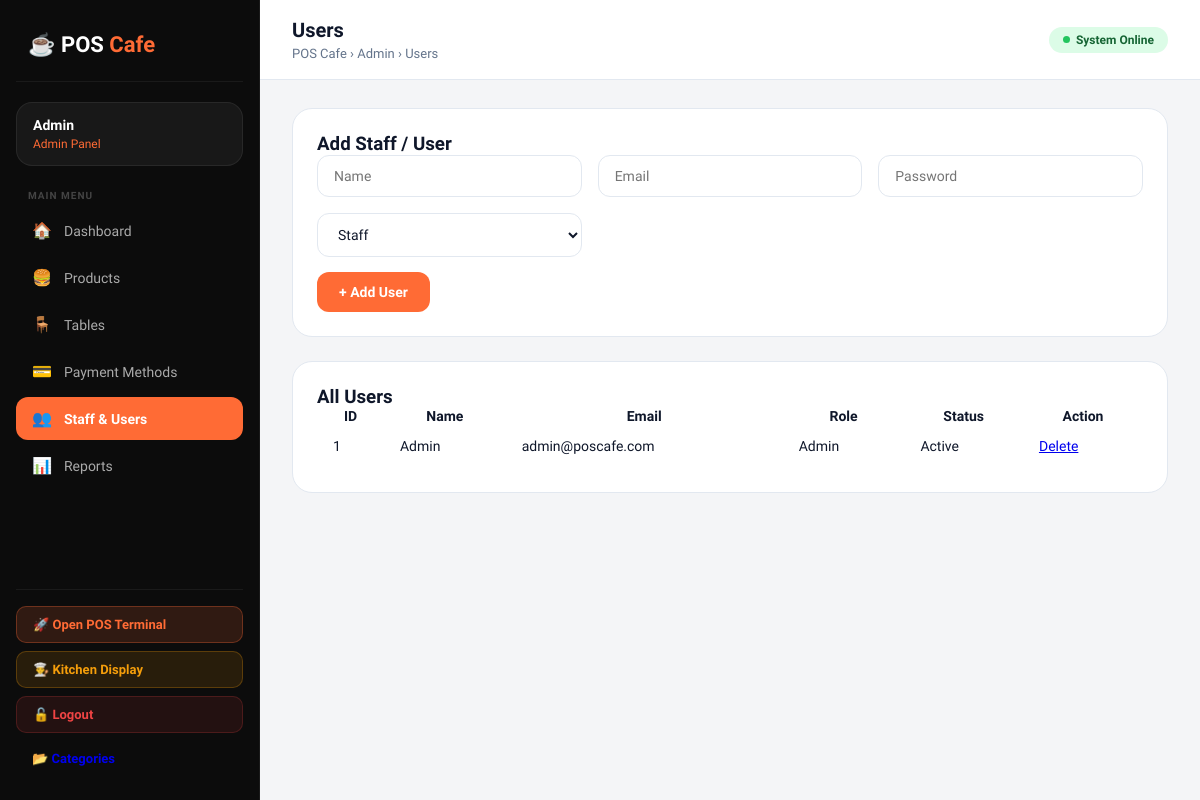
The page /admin/users.php (signed in) on the database its author committed.
### tables this page shows
CREATE TABLE `users` (
  `id` int(11) NOT NULL AUTO_INCREMENT,
  `name` varchar(100) NOT NULL,
  `email` varchar(120) NOT NULL,
  `password` varchar(255) NOT NULL,
  `role` enum('admin','staff') DEFAULT 'admin',
  `status` enum('active','inactive') DEFAULT 'active',
  `created_at` timestamp NOT NULL DEFAULT current_timestamp(),
  PRIMARY KEY (`id`),
  UNIQUE KEY `email` (`email`)
);

### admin/users.php (the view, shortened to what this page needs)
<?php
include("../config/db.php");
include("layout/header.php");
$users = mysqli_query($conn, "SELECT * FROM users ORDER BY id DESC");
?>
<div class="panel">
    <h3>Add Staff / User</h3>
    <form method="POST">
        <div class="form-grid">
            <input type="text" name="name" placeholder="Name" required>
            <input type="email" name="email" placeholder="Email" required>
            <input type="password" name="password" placeholder="Password" required>
            <select name="role">
                <option value="staff">Staff</option>
            </select>
        </div>
        <div style="margin-top:15px;">
            <button class="btn-primary" name="add_user">+ Add User</button>
        </div>
    </form>
</div>
<div class="panel">
    <h3>All Users</h3>
    <table>
        <tr>
            <th>ID</th>
            <th>Name</th>
            <th>Email</th>
            <th>Role</th>
            <th>Status</th>
            <th>Action</th>
        </tr>
        <?php while($u = mysqli_fetch_assoc($users)) { ?>
        <tr>
            <td><?php echo $u['id']; ?></td>
            <td><?php echo htmlspecialchars($u['name']); ?></td>
            <td><?php echo htmlspecialchars($u['email']); ?></td>
            <td><?php echo ucfirst($u['role']); ?></td>
            <td><?php echo ucfirst($u['status']); ?></td>
            <td>
                <a href="delete_user.php?id=<?php echo $u['id']; ?>"
                   class="action-btn delete-btn"
                   onclick="return confirm('Delete user?')">Delete</a>
            </td>
        </tr>
        <?php } ?>
    </table>
</div>
<?php include("layout/footer.php"); ?>

### admin/layout/header.php (style rules this page uses)
*, *::before, *::after { margin: 0; padding: 0; box-sizing: border-box; }
:root { --primary: #FF6B35; --primary-dark: #E85520; --sidebar-bg: #0C0C0C; --sidebar-border: rgba(255,255,255,0.06); --main-bg: #F4F5F7; --card-bg: #FFFFFF; --text-dark: #0F172A; --text-muted: #64748B; --border: #E2E8F0; --success: #10B981; --danger: #EF4444; --warning: #F59E0B; }
body { font-family: 'Sora', sans-serif; background: var(--main-bg); color: var(--text-dark); }
.panel { background: var(--card-bg); border: 1px solid var(--border); border-radius: 20px; padding: 24px; margin-bottom: 24px; }
.form-grid { display: grid; grid-template-columns: repeat(auto-fit, minmax(220px, 1fr)); gap: 16px; }
input, select, textarea { padding: 12px 16px; border: 1px solid var(--border); border-radius: 12px; font-family: 'Sora', sans-serif; font-size: 14px; color: var(--text-dark); background: white; transition: all 0.2s ease; width: 100%; }
.btn-primary { background: var(--primary); color: white; border: none; padding: 12px 22px; border-radius: 12px; font-family: 'Sora', sans-serif; font-size: 14px; font-weight: 600; cursor: pointer; transition: all 0.2s ease; display: inline-flex; align-items: center; gap: 8px; }
table { width: 100%; border-collapse: collapse; font-size: 14px; }
table tbody td { padding: 14px 16px; border-bottom: 1px solid #F1F5F9; color: var(--text-dark); }
table tbody tr:last-child td { border-bottom: none; }

### rows shown on the page
users: id "1", name "Admin", email "admin@poscafe.com", role "Admin", status "Active"

### other values the page prints
$user_name "Admin"
$user_role "Admin"
$item['icon'] "🏠"
$item['label'] "Dashboard"
$item['icon'] "🍔"
$item['label'] "Products"
$item['icon'] "🪑"
$item['label'] "Tables"
$item['icon'] "💳"
$item['label'] "Payment Methods"
$item['icon'] "👥"
$item['label'] "Staff & Users"
$item['icon'] "📊"
$item['label'] "Reports"
str_replace(['.php','_'], ['',' '], $current_page) "Users"
